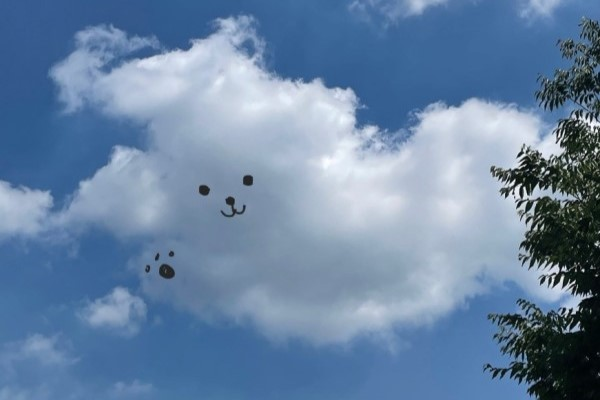
#> input picture ch02/cloud1.jpg, 600 x 400 px, found by its file name
$ python 6.sharpening2.py
#> lines starting #> are read from the running program, lines starting #| are printed output that depends on the picture
import sys
import numpy as np
import cv2

src = cv2.imread("cloud1.jpg")
#> src is the input picture: shape (400, 600, 3); mean B, G, R 164.1, 132.2, 104.8

if src is None:
    print("Image load failed!")
    sys.exit()

src_ycrcb = cv2.cvtColor(src, cv2.COLOR_BGR2YCrCb)
#> src_ycrcb: shape (400, 600, 3); mean of channels 0, 1, 2 127.6, 111.7, 148.5

src_f = src_ycrcb[:, :, 0].astype(np.float32)
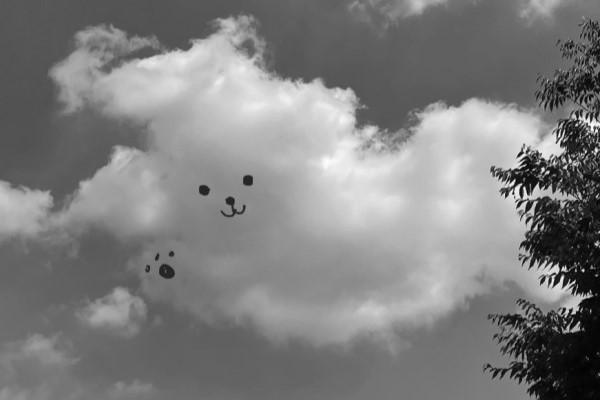
#> src_f: shape (400, 600) float32; min 1, max 253, mean 127.6
blr = cv2.GaussianBlur(src_f, (0, 0), 2.0)
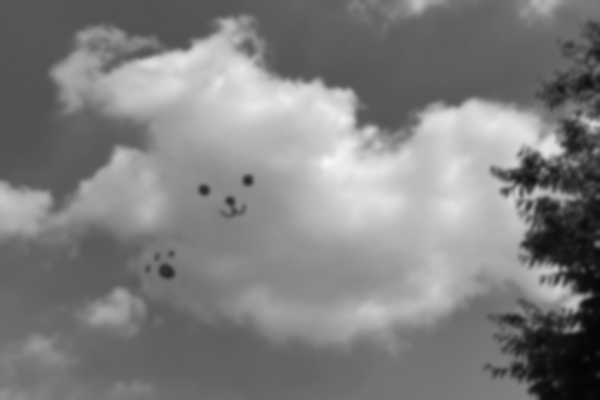
#> blr: shape (400, 600) float32; min 4.34, max 247.5, mean 127.6
src_ycrcb[:, :, 0] = np.clip(2.0 * src_f - blr, 0, 255).astype(np.uint8)
#> src_ycrcb: shape (400, 600, 3); mean of channels 0, 1, 2 127.3, 111.7, 148.5

dst = cv2.cvtColor(src_ycrcb, cv2.COLOR_YCrCb2BGR)
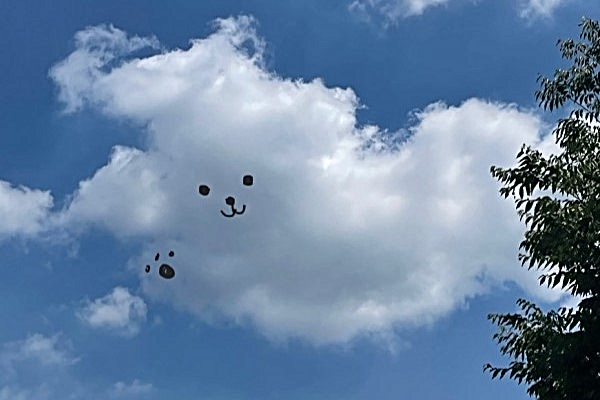
#> dst: shape (400, 600, 3); mean B, G, R 163.8, 131.8, 104.7

cv2.imshow("src", src)
cv2.imshow("dst", dst)
cv2.waitKey()

cv2.destroyAllWindows()

$ run again, with ch02/dog.jpg copied over ch02/cloud1.jpg
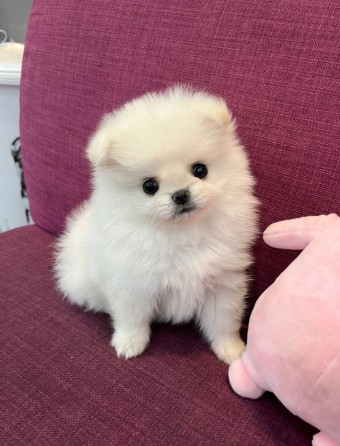
#> input picture ch02/dog.jpg, 340 x 446 px, found by its file name
#> src is the input picture: shape (446, 340, 3); mean B, G, R 119.2, 108.5, 155.2
#> `src_f = src_ycrcb[:, :, 0].astype(np.float32)`:
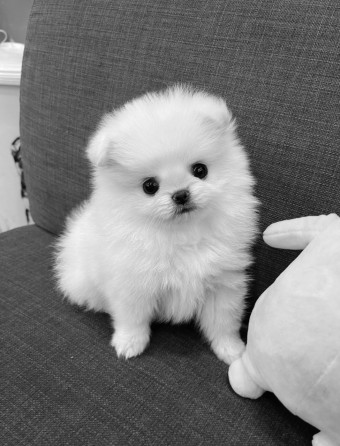
#> src_f: shape (446, 340) float32; min 0, max 253, mean 123.7
